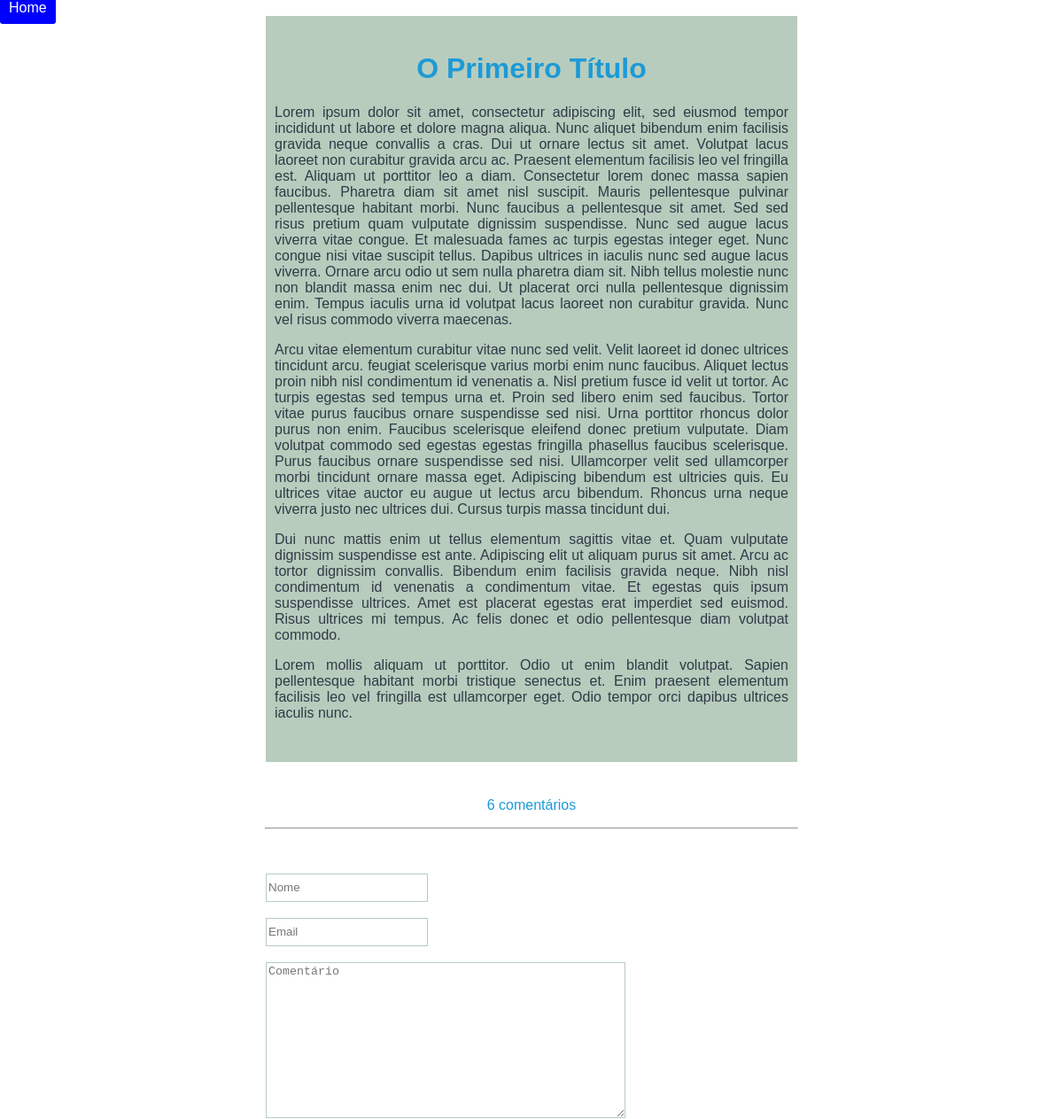
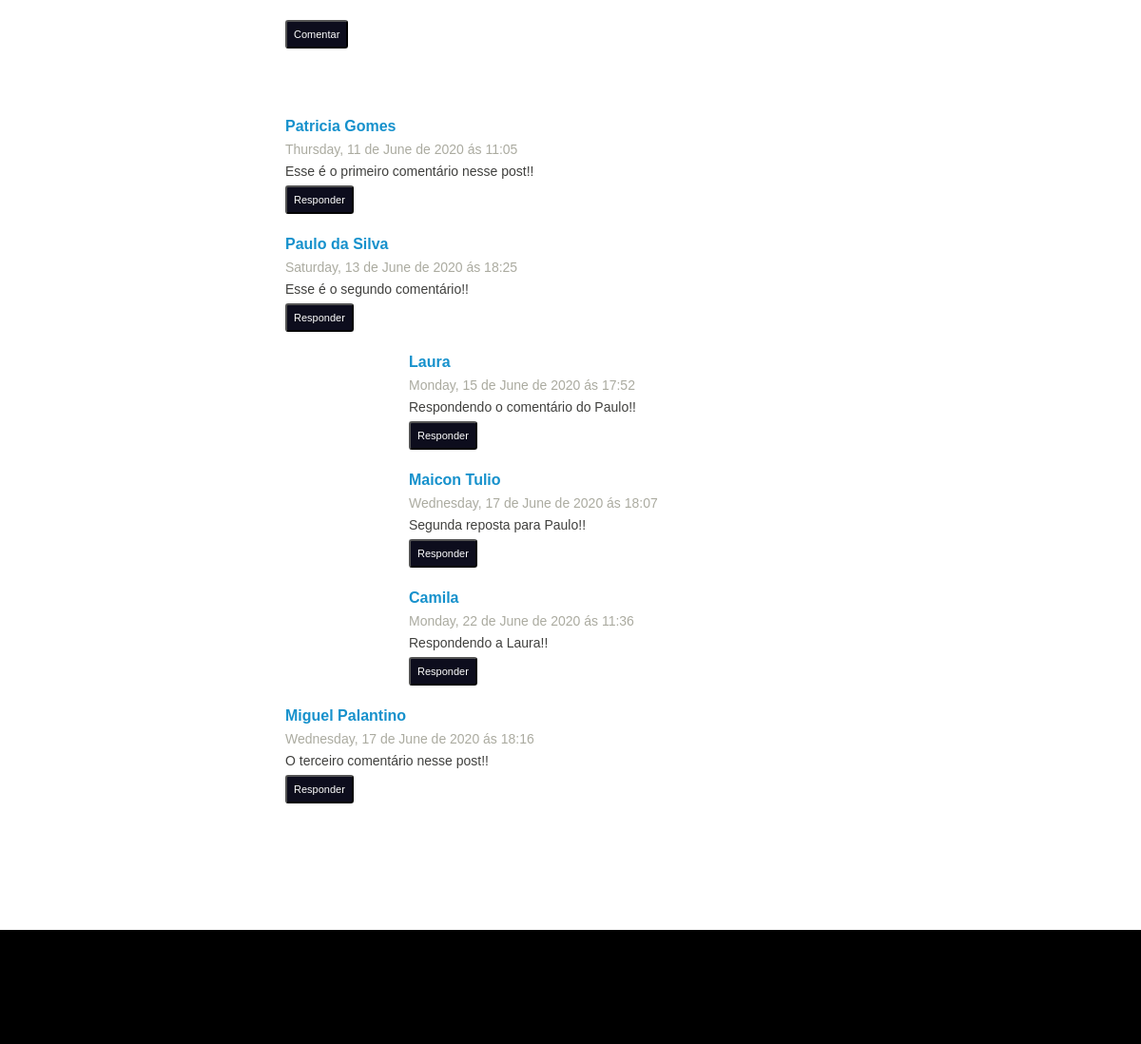
The page /post.php?id=1 on the database its author committed (2 pictures, top to bottom).
### tables this page shows
CREATE TABLE IF NOT EXISTS `artigos` (
	`id` INT(11) NOT NULL AUTO_INCREMENT,
	`title` VARCHAR(120) NOT NULL COLLATE 'latin1_swedish_ci',
	`text_post` TEXT(65535) NOT NULL COLLATE 'latin1_swedish_ci',
	PRIMARY KEY (`id`) USING BTREE
)
COLLATE='latin1_swedish_ci';

CREATE TABLE IF NOT EXISTS `comments` (
	`id` INT(11) NOT NULL AUTO_INCREMENT,
	`id_post` INT(11) NOT NULL,
	`comment` TEXT(65535) NOT NULL COLLATE 'latin1_swedish_ci',
	`name` VARCHAR(50) NOT NULL COLLATE 'latin1_swedish_ci',
	`email` VARCHAR(100) NOT NULL COLLATE 'latin1_swedish_ci',
	`date_time` DATETIME NOT NULL,
	`id_resp` INT(11) NULL DEFAULT NULL,
	PRIMARY KEY (`id`) USING BTREE
)
COLLATE='latin1_swedish_ci';

### model.php (called while the page is built, shortened)
<?php
include 'connect.php';
	function select_post_for_id($id) {
		global $pdo;
		$sql = "SELECT * FROM artigos WHERE id = :id";
		$sql = $pdo->prepare($sql);
		$sql->bindValue(':id', $id);
		$sql->execute();
		if($sql->rowCount() > 0) {
			return $sql->fetch(\PDO::FETCH_ASSOC);
		} else {
			return false;
		}
	}
	function select_comment_for_id($id_post) {
		global $pdo;
		$sql = "SELECT * FROM comments WHERE id_post = :id_post";
		$sql = $pdo->prepare($sql);
		$sql->bindValue(':id_post', $id_post);
		$sql->execute();
		$comments = array();
		if($sql->rowCount() > 0) {
			while($campos = $sql->fetchObject()) {
				$comments[$campos->id_resp][$campos->id] = array(
					'name'=>$campos->name, 'comment'=>$campos->comment,
					'date_time'=>$campos->date_time,
					'id'=>$campos->id, 'id_resp'=>$campos->id_resp
				);
			}
			return $comments;
		}
	}
	function count_comments($id_post) {
		global $pdo;
		$sql = "SELECT count(id) as qt FROM comments WHERE id_post = :id_post";
		$sql = $pdo->prepare($sql);
		$sql->bindValue(":id_post", $id_post);
		$sql->execute();
		if($sql->rowCount() > 0) {
			$quant = $sql->fetch();
			return $quant['qt'];
		} else {
			return false;
		}
	}
	function formatoDataHora($dados) {
		if(!empty($dados)) {
			$horaData = strftime('%A, %d de %B de %Y '.utf8_decode('ás').' %H:%M', strtotime($dados));
			return utf8_encode($horaData);
		} else {
			return false;
		}
	}
?>

### post.php (the view, shortened to what this page needs)
<?php
include 'views/header.php';
include 'model.php';
if(!empty($_GET['id'])) {
	$post = select_post_for_id($_GET['id']);
	$comment = select_comment_for_id($_GET['id']);
}
?>
<a class="button" href="index.php">Home</a>
<center>
		<?php if(!empty($post)) : ?>
			<div class="container">
				<h1><a href="post.php?id=<?php echo $post['id']; ?>"><?php echo $post['title']; ?></a></h1>
				<p><?php echo $post['text_post']; ?></p>
			</div>
		<?php else: ?>
			<p>Conteúdo não encontrado!!</p>
		<?php endif; ?>
	<p>
		<?php if(count_comments($_GET['id'])) :
		$qt = count_comments($_GET['id']);
		if($qt == 1) : ?>
			<p class="color_comment"><a href="comments.php?id=<?php echo $_GET['id']; ?>" ><?php echo $qt." comentário"; ?></a></p>
		<?php else: ?>
			<p class='color_comment'><a href="comments.php?id=<?php echo $_GET['id']; ?>" ><?php echo $qt." comentários"; ?></a></p>
		<?php endif; ?>
		<?php else: ?>
			<p class='color_comment'>0 comentário</p>
		<?php endif; ?>
	</p>
<hr/>
	<div class="form_comment">
		<form method="POST" name="formC" id="form" class="comentario">
			<input type="text" name="nome" id="nome" placeholder="Nome" required="required"><br/><br/>
			<input type="email" name="email" placeholder="Email" required="required" id="email"><br/><br/>
			<textarea name="comentario" placeholder="Comentário" id="comentario" required="required"></textarea><br/><br/>
			<button class="button_comment" id="button" >Comentar</button><br/><br/>
		</form>
	</div>
<div class="area_comments">
	<?php if(!empty($comment)):  ?>
		<?php foreach($comment[NULL] as $id_comentario => $value): ?>
		<div class="comments">
				<div class="box_comments">
					<ul>
						<li class="name_comment"><strong><?php echo $value['name'];  ?></strong></li>
						<li class="date_time"><?php echo formatoDataHora($value['date_time']);  ?></li>
						<li class="comment"><?php echo utf8_decode($value['comment']);  ?></li>
					</ul>
				</div>
				<div class="open_comment">
					<button type="button" class="button_resp">Responder</button>
				</div>
			<br/>
		</div>
		<?php if(isset($comment[$id_comentario])): ?>
		<?php foreach($comment[$id_comentario] as $id => $values): ?>
		<div class="answer">
			<div class="box_comments">
				<ul>
					<li class="name_comment"><strong><?php echo $values['name'];  ?></strong></li>
					<li class="date_time"><?php echo formatoDataHora($values['date_time']);  ?></li>
					<li class="comment"><?php echo utf8_decode($values['comment']);  ?></li>
				</ul>
			</div>
			<div class="open_comment">
				<button type="button" class="button_resp_2">Responder</button>
			</div>
			<br/>
		</div>
		<?php endforeach; ?>
		<?php endif; ?>
	<?php endforeach; ?>
	<?php else: ?>
			<p><strong>Seja o primeiro a comentar!</strong></p>
	<?php endif; ?>
</div>
</center>
<?php include 'views/footer.php'; ?>

### views/header.php (shortened to what this page needs)
<!DOCTYPE html>
<html>
<head>
	<link rel="stylesheet" href="css/style.css" >
</head>
<body>

### views/footer.php (shortened to what this page needs)
	<footer></footer>
</body>
</html>

### css/style.css (style rules this page uses)
body { padding:0px; margin:0px; font-family: 'arial'; }
input { height: 28px; border: 1px solid #b7ccbd; }
textarea { width: 400px; height: 170px; border-color: #b7ccbd; }
h1 { text-align: center; }
a { color:#1d9ad6; text-decoration: none; }
.button { padding: 10px; background-color: blue; color: #fff; border-radius: 3px; }
.container { width: 580px; padding-left: 10px; padding-right: 10px; padding-top: 20px; padding-bottom: 30px; text-align: justify; margin-bottom: 40px; color:#303a46; background-color: #b7ccbd; }
.form_comment { width: 600px; text-align: justify; margin-bottom: 50px; }
hr { width: 600px; margin-bottom: 50px; }
.area_comments { min-height: 400px; margin-bottom: 110px; }
.comments { width: 600px; text-align: justify; }
.color_comment { color: red; }
.box_comments { width: 600px; color:#40403e; }
.box_comments ul { list-style: none; padding:0px; margin:0px; }
.box_comments li { margin-bottom: 07px; }
.answer { width: 420px; text-align: justify; margin-left: 80px; }
.answer ul { list-style: none; padding:0px; margin:0px; }
.answer li { margin-bottom: 07px; }
.name_comment { color: #1691cc; }
.date_time { color: #ababa0; font-size: 14px; }
.comment { font-size: 14px; }
.open_comment button { margin-left: 0px; }
.button_resp, .button_comment, .button_resp_2 { padding: 07px; font-size: 11px; background-color: #0d0d1d; color: #fff; border-radius: 3px; margin-bottom: 05px; }
footer { padding:0px; margin:0px; height: 120px; background-color: #000; }

### rows shown on the page
artigos: title "O Primeiro Título", text_post "Lorem ipsum dolor sit amet, consectetur adipiscing elit, sed eiusmod tempor incididunt ut labore et dolore magna aliqua. Nunc aliquet bibendum enim facilisis gravida neque convallis a cras. Dui ut ornare lectus sit amet. Volutpat lacus laoreet non curabitur gravida arcu ac. Praesent elementum facilisis leo vel fringilla est. Aliquam ut porttitor leo a diam. Consectetur lorem donec massa sapien faucibus. Pharetra diam sit amet nisl suscipit. Mauris pellentesque pulvinar pellentesque habitant morbi. Nunc faucibus a pellentesque sit amet. Sed sed risus pretium quam vulputate dignissim suspendisse. Nunc sed augue lacus viverra vitae congue. Et malesuada fames ac turpis egestas integer eget.…"
comments: name "Patricia Gomes", date_time "Thursday, 11 de June de 2020 ás 11:05", comment "Esse é o primeiro comentário nesse post!!"
comments: name "Paulo da Silva", date_time "Saturday, 13 de June de 2020 ás 18:25", comment "Esse é o segundo comentário!!"
comments: name "Laura", date_time "Monday, 15 de June de 2020 ás 17:52", comment "Respondendo o comentário do Paulo!!"
comments: name "Maicon Tulio", date_time "Wednesday, 17 de June de 2020 ás 18:07", comment "Segunda reposta para Paulo!!"
comments: name "Camila", date_time "Monday, 22 de June de 2020 ás 11:36", comment "Respondendo a Laura!!"
comments: name "Miguel Palantino", date_time "Wednesday, 17 de June de 2020 ás 18:16", comment "O terceiro comentário nesse post!!"

### other values the page prints
$qt "6"
